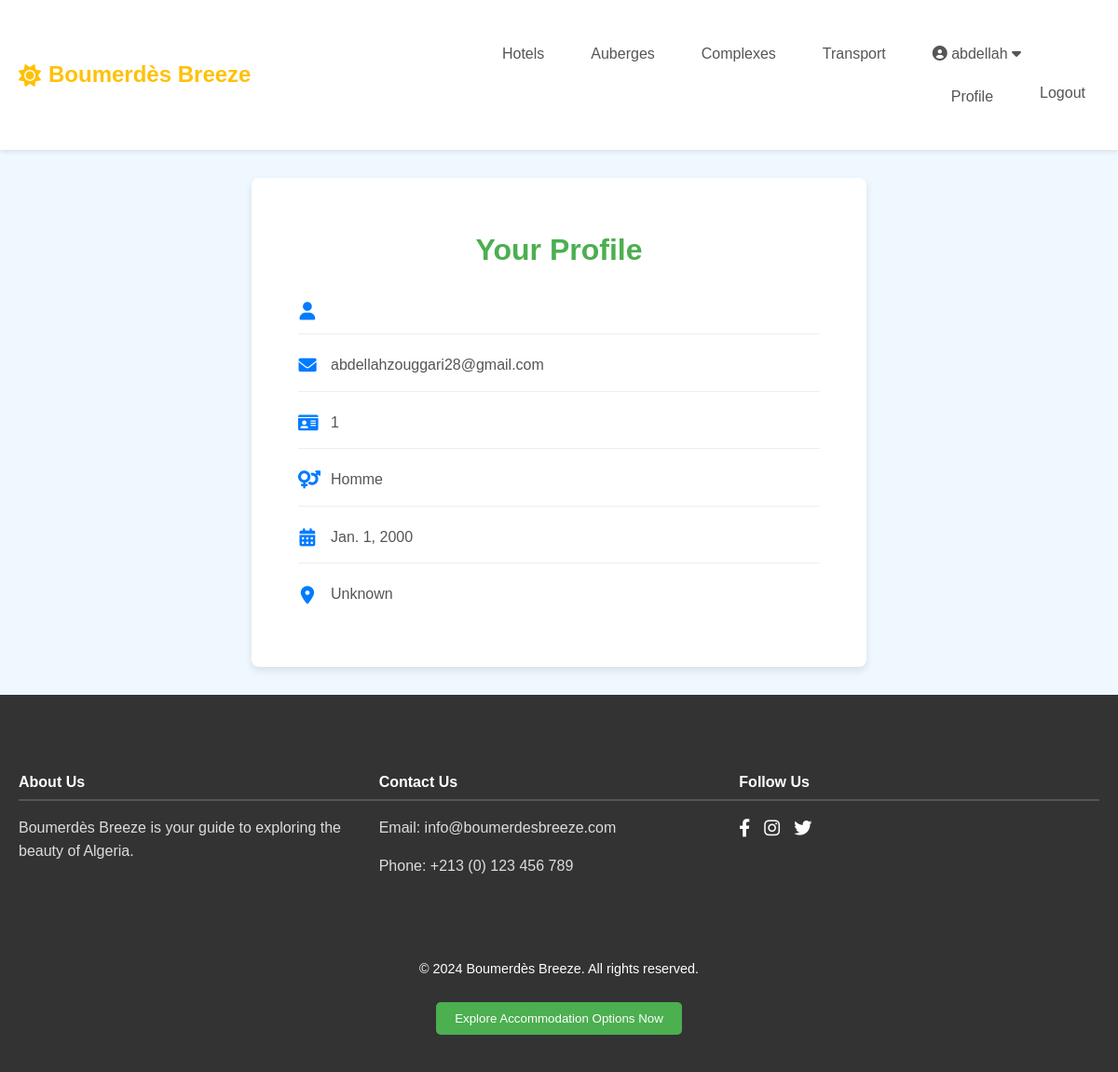
The page /profile/ (signed in) on the database its author committed.
### core/models.py (models this page shows, shortened)
class CustomUser(AbstractUser):
    USER_TYPE_CHOICES = (
        ('superadmin', 'Super Admin'),
        ('auberge_admin', 'Auberge Admin'),
        ('hotel_admin', 'Hotel Admin'),
        ('complexe_admin', 'Complexe Admin'),
        ('transport_admin', 'Transport Admin'),
    )
    user_type = models.CharField(max_length=20, choices=USER_TYPE_CHOICES, default='auberge_admin')
    email = models.EmailField(unique=True)
    objects = CustomUserManager()
    USERNAME_FIELD = 'email'  # Use email as the unique identifier
    REQUIRED_FIELDS = ['username']  # Username is still required for AbstractUser
    class Meta:
        permissions = [
            ("manage_auberge", "Can manage assigned auberge"),
            ("manage_hotel", "Can manage assigned hotel"),
            ("manage_complexe", "Can manage assigned complexe"),
            ("manage_transport", "Can manage assigned transport"),
        ]

class Resident(models.Model):
    SEX_CHOICES = (
        ('Homme', 'Homme'),
        ('Femme', 'Femme'),
    )
    id = models.AutoField(primary_key=True)
    user = models.OneToOneField(settings.AUTH_USER_MODEL, on_delete=models.CASCADE, null=True, blank=True) # Add this line
    nom = models.CharField(max_length=255)
    prenom = models.CharField(max_length=255)
    date_naissance = models.DateField()
    lieu_naissance = models.CharField(max_length=255)
    sexe = models.CharField(max_length=5, choices=SEX_CHOICES)
    numero_carte_identite = models.CharField(max_length=50, unique=True)
    permission_parentale = models.BooleanField(default=False)
    is_blacklisted = models.BooleanField(default=False)

### core/views.py (the view)
# urls.py: path('profile/', views.profile, name='profile'),
def profile(request):
    context = {
        'user': request.user,  # Assuming you have user authentication set up
    }
    return render(request, 'core/profile.html', context)

### core/templates/core/profile.html (shortened to what this page needs)
{% extends 'core/base.html' %}
{% load static %}
{% block extra_css %}
<link rel="stylesheet" href="{% static 'css/profile.css' %}">
{% endblock %}
{% block content %}
<div class="profile-container">
    <div class="profile-header">
        <h1>Your Profile</h1>
    </div>
    <div class="profile-content">
        <div class="profile-field">
            <i class="fas fa-user"></i>
        </div>
        <div class="profile-field">
            <i class="fas fa-envelope"></i>
            <span>{{ user.email }}</span>
        </div>
        {% if user.resident %}
            <div class="profile-field">
                <i class="fas fa-id-card"></i>
                <span>{{ user.resident.numero_carte_identite }}</span>
            </div>
            <div class="profile-field">
                <i class="fas fa-venus-mars"></i>
                <span>{{ user.resident.get_sexe_display }}</span>
            </div>
            <div class="profile-field">
                <i class="fas fa-calendar-alt"></i>
                <span>{{ user.resident.date_naissance }}</span>
            </div>
            <div class="profile-field">
                <i class="fas fa-map-marker-alt"></i>
                <span>{{ user.resident.lieu_naissance }}</span>
            </div>
        {% else %}
            <p class="profile-incomplete">Please complete your profile information.</p>
        {% endif %}
    </div>
</div>
{% endblock %}

### core/templates/core/base.html (shortened to what this page needs)
<!DOCTYPE html>
<html lang="en">
<head>
    {% load static %}
    <link rel="stylesheet" href="{% static 'css/style.css' %}">
    <link rel="stylesheet" href="https://cdnjs.cloudflare.com/ajax/libs/font-awesome/6.0.0/css/all.min.css" />
    {% block extra_css %}{% endblock %}
</head>
<body>
    <header>
        <div class="container">
            <a href="{% url 'core:index' %}" class="logo">
                <i class="fas fa-sun"></i> Boumerdès Breeze
            </a>
            <nav>
                <ul>
                    <li><a href="{% url 'core:hotel_list' %}">Hotels</a></li>
                    <li><a href="{% url 'core:auberge_list' %}">Auberges</a></li>
                    <li><a href="{% url 'core:complexe_list' %}">Complexes</a></li>
                    <li><a href="{% url 'core:transport' %}">Transport</a></li>
                     {% if user.is_authenticated %}
                        <li class="dropdown">
                            <a href="#" class="dropdown-toggle">
                                <i class="fas fa-user-circle"></i> {{ user.username }} <i class="fas fa-caret-down"></i>
                            </a>
                            <ul class="dropdown-menu">
                                <li><a href="{% url 'core:profile' %}">Profile</a></li>
                                <li>
                                    <form method="post" action="{% url 'core:logout' %}">
                                        <button type="submit">Logout</button>
                                    </form>
                                </li>
                            </ul>
                        </li>
                    {% else %}
                        <li><a href="{% url 'core:login' %}">Login</a></li>
                        <li><a href="{% url 'core:register' %}">Register</a></li>
                    {% endif %}
                </ul>
            </nav>
        </div>
    </header>
    <main>
        {% block content %}
        {% endblock %}
    </main>
   <footer>
        <div class="container">
            <div class="footer-section about">
                <h4>About Us</h4>
                <p>Boumerdès Breeze is your guide to exploring the beauty of Algeria.</p>
            </div>
            <div class="footer-section contact">
                <h4>Contact Us</h4>
                <p>Email: info@boumerdesbreeze.com</p>
                <p>Phone: +213 (0) 123 456 789</p>
            </div>
            <div class="footer-section follow">
                <h4>Follow Us</h4>
                <ul class="social-links">
                    <li><a href="#"><i class="fab fa-facebook-f"></i></a></li>
                    <li><a href="#"><i class="fab fa-instagram"></i></a></li>
                    <li><a href="#"><i class="fab fa-twitter"></i></a></li>
                </ul>
            </div>
        </div>
        <div class="footer-bottom">
            <p>© 2024 Boumerdès Breeze. All rights reserved.</p>
            <button class="cta btn-primary">Explore Accommodation Options Now</button>
        </div>
    </footer>
</body>
</html>

### static/css/style.css (style rules this page uses)
body { font-family: 'Arial', sans-serif; margin: 0; padding: 0; background-color: #f0f8ff; color: #333; line-height: 1.6; }
.container { max-width: 1200px; margin: 0 auto; padding: 20px; }
a { color: #007bff; text-decoration: none; transition: color 0.3s ease; }
header { background-color: #fff; box-shadow: 0 2px 5px rgba(0, 0, 0, 0.1); padding: 15px 0; position: sticky; top: 0; z-index: 100; }
header .container { display: flex; justify-content: space-between; align-items: center; }
.logo { font-size: 1.5em; font-weight: bold; color: #ffc107; display: flex; align-items: center; }
.logo i { margin-right: 8px; }
nav { display: flex; align-items: center; }
nav ul { list-style: none; padding: 0; margin: 0; display: flex; }
nav ul li { margin-left: 20px; }
nav ul li a, nav ul li button { background: none; border: none; cursor: pointer; display: block; padding: 10px 15px; color: #555; border-radius: 5px; transition: background-color 0.3s ease, color 0.3s ease; font-size: 1em; }
footer { background-color: #333; color: white; padding: 40px 0; }
footer .container { display: flex; justify-content: space-around; flex-wrap: wrap; }
.footer-section { flex: 1; margin-bottom: 20px; min-width: 200px; }
.footer-section h4 { margin-bottom: 15px; border-bottom: 2px solid #555; padding-bottom: 5px; }
.footer-section p { color: #ddd; }
.social-links { list-style: none; padding: 0; margin: 0; display: flex; justify-content: flex-start; }
.social-links li { margin-right: 15px; }
.social-links li a { color: white; font-size: 1.2em; transition: color 0.3s ease; }
.footer-bottom { margin-top: 30px; text-align: center; font-size: 0.9em; }
.footer-bottom .cta { background-color: #4CAF50; color: white; border: none; padding: 10px 20px; border-radius: 5px; cursor: pointer; margin-top: 10px; transition: background-color 0.3s ease; display: inline-block; }
.btn-primary { background-color: #007bff; }

### static/css/profile.css (style rules this page uses)
.profile-container { background-color: #fff; border-radius: 8px; box-shadow: 0 4px 8px rgba(0, 0, 0, 0.1); padding: 30px; max-width: 600px; margin: 30px auto; }
.profile-header { text-align: center; margin-bottom: 30px; }
.profile-header h1 { color: #4CAF50; margin-bottom: 0; }
.profile-content { padding: 0 20px; }
.profile-field { display: flex; align-items: center; margin-bottom: 20px; padding-bottom: 15px; border-bottom: 1px solid #eee; }
.profile-field:last-child { border-bottom: none; }
.profile-field i { color: #007bff; margin-right: 15px; font-size: 1.2em; width: 20px; text-align: center; }
.profile-field span { font-size: 1em; color: #555; }

### rows shown on the page
CustomUser: username "abdellah", email "abdellahzouggari28@gmail.com", resident.numero_carte_identite "1", resident.sexe "Homme", resident.date_naissance "Jan. 1, 2000", resident.lieu_naissance "Unknown"
